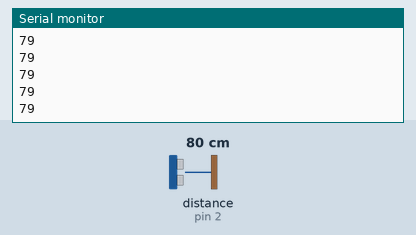
Recording of a sketch running on a simulated Arduino Uno, built with avr-gcc and run on an emulated ATmega328P. On the bench: the last lines printed to the serial monitor. Wiring (inferred from the names in the program): ultrasonic range finder: trigger pin 2; echo pin 2. The test bench sets the inputs (shaded band); at power-on: distance to the obstacle (sensor on pin 2) 80 cm. The echo pulse lasts 58.3 µs per cm.

Above: at 1.2 s.
1.3 s: distance to the obstacle (sensor on pin 2) set to 2 cm
At 1.6 s:
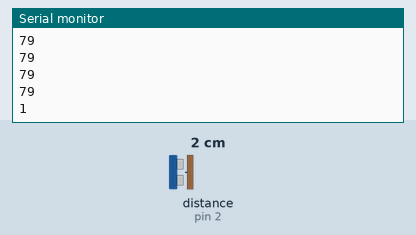
2.8 s: distance to the obstacle (sensor on pin 2) set to 4 cm
At 2.8 s:
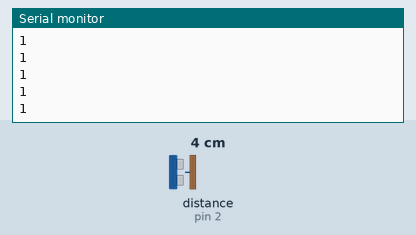
Timing chart, 0 to 5.8 s (numbered marks = the images above; inputs shaded):
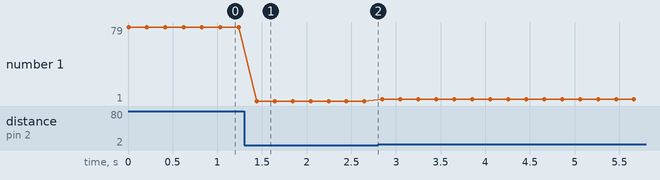

Measured:
- after the input at 1.3 s, the serial monitor: prints a new line after 0.14 s (image 1)
- plotted number 1: 79 → 1 after the input at 1.3 s, 1 → 3 after the input at 2.8 s

The sketch:

distance_ping.ino
```cpp
// distance_ping.ino - distance using ultrasonic ping sensor
// (c) BotBook.com - Karvinen, Karvinen, Valtokari

int pingPin = 2;
float v=331.5+0.6*20; // m/s  // <1>

void setup()
{
  Serial.begin(115200);
}

float distanceCm(){
  // send sound pulse
  pinMode(pingPin, OUTPUT); // <2>
  digitalWrite(pingPin, LOW);
  delayMicroseconds(3); // <3>
  digitalWrite(pingPin, HIGH);
  delayMicroseconds(5); // <4>
  digitalWrite(pingPin, LOW);

  // listen for echo
  pinMode(pingPin, INPUT);
  float tUs = pulseIn(pingPin, HIGH); // microseconds  // <5>
  float t = tUs / 1000.0 / 1000.0 / 2; // s  // <6>
  float d = t*v; // m  // <7>
  return d*100; // cm
}

void loop()
{
  int d=distanceCm();	// <8>
  Serial.println(d, DEC);	// <9>
  delay(200); // ms	// <10>
}
```
